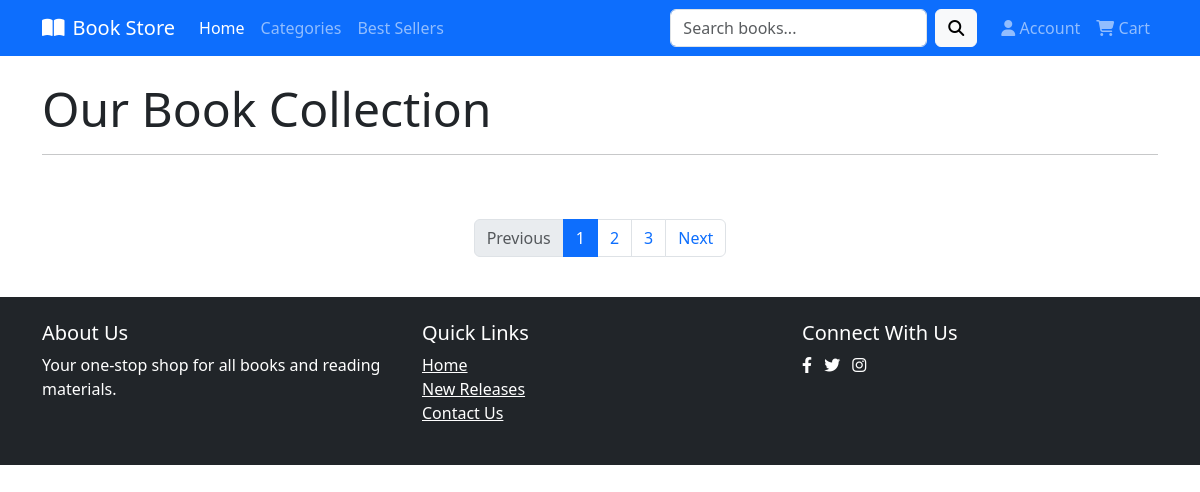
/books/, run on an earlier commit of the app's database.
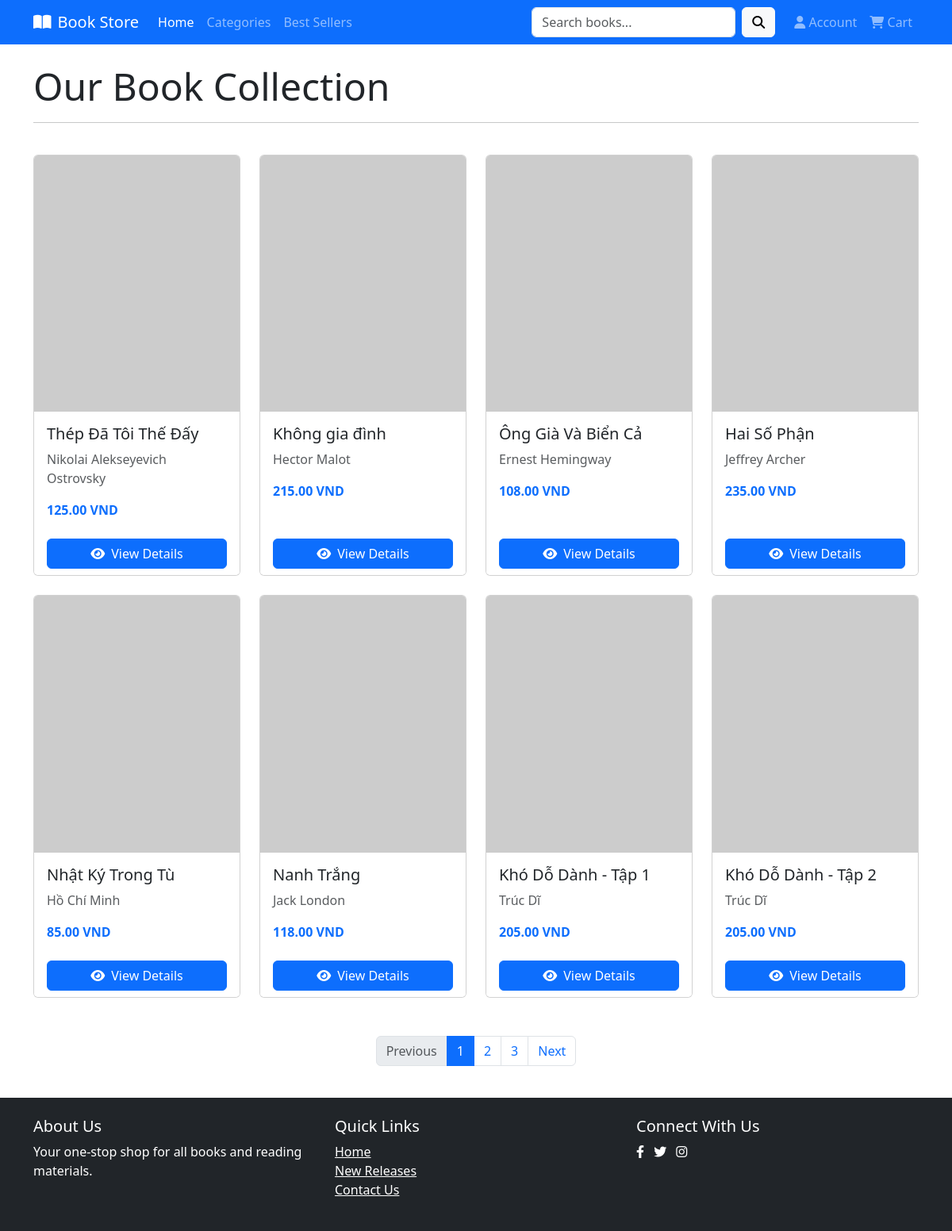
And on a later commit of the database.
### bai2/models.py (models this page shows, shortened)
class Book(models.Model):
    title = models.CharField(max_length=200)
    author = models.CharField(max_length=100)
    price = models.DecimalField(max_digits=6, decimal_places=2)
    description = models.TextField()
    cover_image = models.ImageField(upload_to = 'book_covers/', blank=True)
    created_at = models.DateTimeField(auto_now_add=True)
    available = models.BooleanField(default=True)
    updated_at = models.DateTimeField(auto_now=True)

### bai2/views.py (the view)
# urls.py: path('', views.book_list, name='book_list'),
def book_list(request):
    books = Book.objects.filter(available = True)
    return render(request, 'bai2/book_list.html', {'books': books})

### bai2/templates/bai2/book_list.html (shortened to what this page needs)
{% extends 'bai2/base.html' %}
{% block content %}
<div class="row mb-4">
    <div class="col-12">
        <h2 class="display-5">Our Book Collection</h2>
        <hr>
    </div>
</div>
<div class="row">
    {% for book in books %}
    <div class="col-lg-3 col-md-4 col-sm-6 mb-4">
        <div class="card book-card h-100">
            <div class="position-relative">
                <img src="https://via.placeholder.com/200x250?text=Book+Cover" class="card-img-top" alt="{{ book.title }}">
            </div>
            <div class="card-body">
                <h5 class="card-title">{{ book.title }}</h5>
                <p class="card-text text-muted">{{ book.author }}</p>
                <div class="d-flex justify-content-between align-items-center">
                    <span class="text-primary fw-bold">{{ book.price }} VND</span>
                </div>
            </div>
            <div class="card-footer bg-white border-top-0">
                <a href="{% url 'bai2:book_detail' book.pk %}" class="btn btn-primary w-100">
                    <i class="fas fa-eye me-2"></i>View Details
                </a>
            </div>
        </div>
    </div>
    {% endfor %}
</div>
<div class="row mt-4">
    <div class="col-12">
        <nav aria-label="Page navigation">
            <ul class="pagination justify-content-center">
                <li class="page-item disabled">
                    <a class="page-link" href="#" tabindex="-1">Previous</a>
                </li>
                <li class="page-item active"><a class="page-link" href="#">1</a></li>
                <li class="page-item"><a class="page-link" href="#">2</a></li>
                <li class="page-item"><a class="page-link" href="#">3</a></li>
                <li class="page-item">
                    <a class="page-link" href="#">Next</a>
                </li>
            </ul>
        </nav>
    </div>
</div>
{% endblock %}

### bai2/templates/bai2/base.html (shortened to what this page needs)
<!DOCTYPE html>
<html lang="en">
<head>
    <link href="https://cdn.jsdelivr.net/npm/bootstrap@5.3.0/dist/css/bootstrap.min.css" rel="stylesheet">
    <link rel="stylesheet" href="https://cdnjs.cloudflare.com/ajax/libs/font-awesome/6.4.0/css/all.min.css">
</head>
<body>
    <nav class="navbar navbar-expand-lg navbar-dark bg-primary">
        <div class="container">
            <a class="navbar-brand" href="#">
                <i class="fas fa-book-open me-2"></i>Book Store
            </a>
            <div class="collapse navbar-collapse" id="navbarNav">
                <ul class="navbar-nav me-auto">
                    <li class="nav-item">
                        <a class="nav-link active" href="{% url 'bai2:book_list' %}">Home</a>
                    </li>
                    <li class="nav-item">
                        <a class="nav-link" href="#">Categories</a>
                    </li>
                    <li class="nav-item">
                        <a class="nav-link" href="#">Best Sellers</a>
                    </li>
                </ul>
                <form class="d-flex">
                    <input class="form-control me-2" type="search" placeholder="Search books...">
                    <button class="btn btn-light" type="submit">
                        <i class="fas fa-search"></i>
                    </button>
                </form>
                <ul class="navbar-nav ms-3">
                    <li class="nav-item">
                        <a class="nav-link" href="#">
                            <i class="fas fa-user"></i> Account
                        </a>
                    </li>
                    <li class="nav-item">
                        <a class="nav-link" href="#">
                            <i class="fas fa-shopping-cart"></i> Cart
                        </a>
                    </li>
                </ul>
            </div>
        </div>
    </nav>
    <main class="container my-4">
        {% block content %}
        {% endblock %}
    </main>
    <footer class="bg-dark text-white py-4">
        <div class="container">
            <div class="row">
                <div class="col-md-4">
                    <h5>About Us</h5>
                    <p>Your one-stop shop for all books and reading materials.</p>
                </div>
                <div class="col-md-4">
                    <h5>Quick Links</h5>
                    <ul class="list-unstyled">
                        <li><a href="#" class="text-white">Home</a></li>
                        <li><a href="#" class="text-white">New Releases</a></li>
                        <li><a href="#" class="text-white">Contact Us</a></li>
                    </ul>
                </div>
                <div class="col-md-4">
                    <h5>Connect With Us</h5>
                    <div class="social-links">
                        <a href="#" class="text-white me-2"><i class="fab fa-facebook-f"></i></a>
                        <a href="#" class="text-white me-2"><i class="fab fa-twitter"></i></a>
                        <a href="#" class="text-white me-2"><i class="fab fa-instagram"></i></a>
                    </div>
                </div>
            </div>
        </div>
    </footer>
</body>
</html>

### bai2/templates/bai2/base.html (style rules this page uses)
.book-card { transition: transform 0.3s; }

What changed in the data, as far as the page shows it:
added Book: title "Thép Đã Tôi Thế Đấy", author "Nikolai Alekseyevich Ostrovsky", price "125.00"
added Book: title "Không gia đình", author "Hector Malot", price "215.00"
added Book: title "Ông Già Và Biển Cả", author "Ernest Hemingway", price "108.00"
added Book: title "Hai Số Phận", author "Jeffrey Archer", price "235.00"
added Book: title "Nhật Ký Trong Tù", author "Hồ Chí Minh", price "85.00"
added Book: title "Nanh Trắng", author "Jack London", price "118.00"
added Book: title "Khó Dỗ Dành - Tập 1", author "Trúc Dĩ", price "205.00"
added Book: title "Khó Dỗ Dành - Tập 2", author "Trúc Dĩ", price "205.00"
